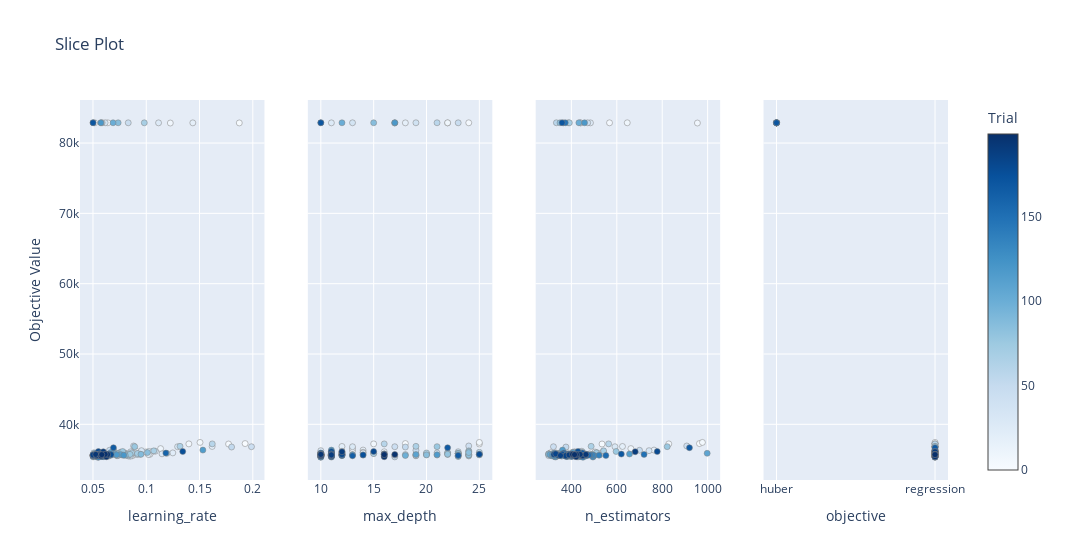

The notebook cell saved with this chart:
### Code cell
# Visualizing our parameters separately
optuna.visualization.plot_slice(study)

### Figure 1 — Plotly figure (JSON) as saved in the notebook; plotly's stock layout.template omitted (floating-point values rounded to 4 significant figures; data arrays with more than 128 entries replaced by an {"elided": "..."} marker saying what was removed)
{"data": [{"marker": {"color": {"elided": "200 int values"}, "colorbar": {"title": {"text": "Trial"}, "x": 1.0, "xpad": 40}, "colorscale": [[0.0, "rgb(247,251,255)"], [0.125, "rgb(222,235,247)"], [0.25, "rgb(198,219,239)"], [0.375, "rgb(158,202,225)"], [0.5, "rgb(107,174,214)"], [0.625, "rgb(66,146,198)"], [0.75, "rgb(33,113,181)"], [0.875, "rgb(8,81,156)"], [1.0, "rgb(8,48,107)"]], "line": {"color": "Grey", "width": 0.5}, "showscale": true}, "mode": "markers", "name": "Feasible Trial", "showlegend": false, "x": {"elided": "200 float values"}, "y": {"elided": "200 float values"}, "type": "scatter", "xaxis": "x", "yaxis": "y"}, {"marker": {"color": {"elided": "200 int values"}, "colorbar": {"title": {"text": "Trial"}, "x": 1.0, "xpad": 40}, "colorscale": [[0.0, "rgb(247,251,255)"], [0.125, "rgb(222,235,247)"], [0.25, "rgb(198,219,239)"], [0.375, "rgb(158,202,225)"], [0.5, "rgb(107,174,214)"], [0.625, "rgb(66,146,198)"], [0.75, "rgb(33,113,181)"], [0.875, "rgb(8,81,156)"], [1.0, "rgb(8,48,107)"]], "line": {"color": "Grey", "width": 0.5}, "showscale": false}, "mode": "markers", "name": "Feasible Trial", "showlegend": false, "x": {"elided": "200 int values"}, "y": {"elided": "200 float values"}, "type": "scatter", "xaxis": "x2", "yaxis": "y2"}, {"marker": {"color": {"elided": "200 int values"}, "colorbar": {"title": {"text": "Trial"}, "x": 1.0, "xpad": 40}, "colorscale": [[0.0, "rgb(247,251,255)"], [0.125, "rgb(222,235,247)"], [0.25, "rgb(198,219,239)"], [0.375, "rgb(158,202,225)"], [0.5, "rgb(107,174,214)"], [0.625, "rgb(66,146,198)"], [0.75, "rgb(33,113,181)"], [0.875, "rgb(8,81,156)"], [1.0, "rgb(8,48,107)"]], "line": {"color": "Grey", "width": 0.5}, "showscale": false}, "mode": "markers", "name": "Feasible Trial", "showlegend": false, "x": {"elided": "200 int values"}, "y": {"elided": "200 float values"}, "type": "scatter", "xaxis": "x3", "yaxis": "y3"}, {"marker": {"color": {"elided": "200 int values"}, "colorbar": {"title": {"text": "Trial"}, "x": 1.0, "xpad": 40}, "colorscale": [[0.0, "rgb(247,251,255)"], [0.125, "rgb(222,235,247)"], [0.25, "rgb(198,219,239)"], [0.375, "rgb(158,202,225)"], [0.5, "rgb(107,174,214)"], [0.625, "rgb(66,146,198)"], [0.75, "rgb(33,113,181)"], [0.875, "rgb(8,81,156)"], [1.0, "rgb(8,48,107)"]], "line": {"color": "Grey", "width": 0.5}, "showscale": false}, "mode": "markers", "name": "Feasible Trial", "showlegend": false, "x": {"elided": "200 str values"}, "y": {"elided": "200 float values"}, "type": "scatter", "xaxis": "x4", "yaxis": "y4"}], "layout": {"xaxis": {"anchor": "y", "domain": [0.0, 0.2125], "title": {"text": "learning_rate"}}, "yaxis": {"anchor": "x", "domain": [0.0, 1.0], "title": {"text": "Objective Value"}}, "xaxis2": {"anchor": "y2", "domain": [0.2625, 0.475], "title": {"text": "max_depth"}}, "yaxis2": {"anchor": "x2", "domain": [0.0, 1.0], "matches": "y", "showticklabels": false}, "xaxis3": {"anchor": "y3", "domain": [0.525, 0.7375], "title": {"text": "n_estimators"}}, "yaxis3": {"anchor": "x3", "domain": [0.0, 1.0], "matches": "y", "showticklabels": false}, "xaxis4": {"anchor": "y4", "domain": [0.7875, 1.0], "title": {"text": "objective"}, "type": "category", "categoryorder": "array", "categoryarray": ["huber", "regression"]}, "yaxis4": {"anchor": "x4", "domain": [0.0, 1.0], "matches": "y", "showticklabels": false}, "title": {"text": "Slice Plot"}, "width": 1200}}
